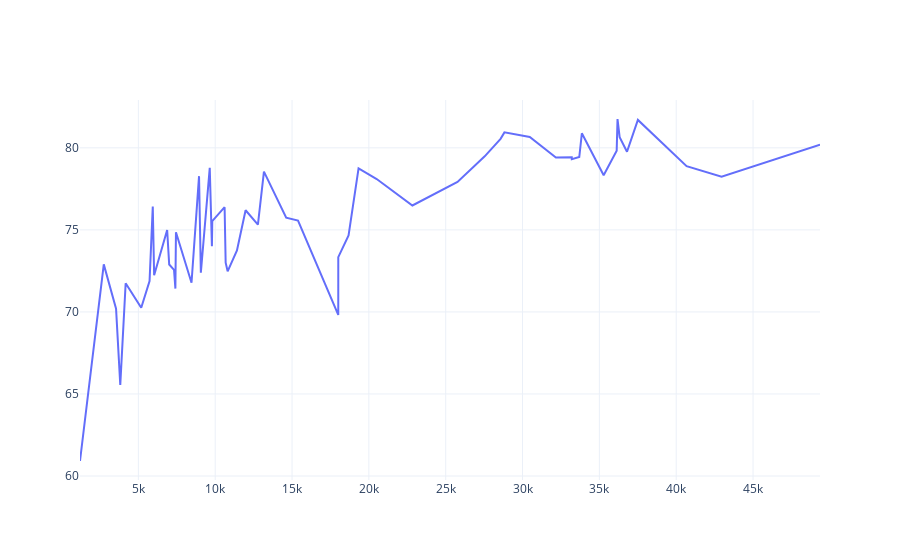

The cell this chart's notebook holds for it:
### Markdown cell above
Дальше можно построить график минимум двумя путями. Первый из них простой - вызвать метод **iplot** и передать ему список из тех объектов **trace**, которые нужно видеть на одном графике.

### Code cell
pyo.iplot([trace_gdp_life])
